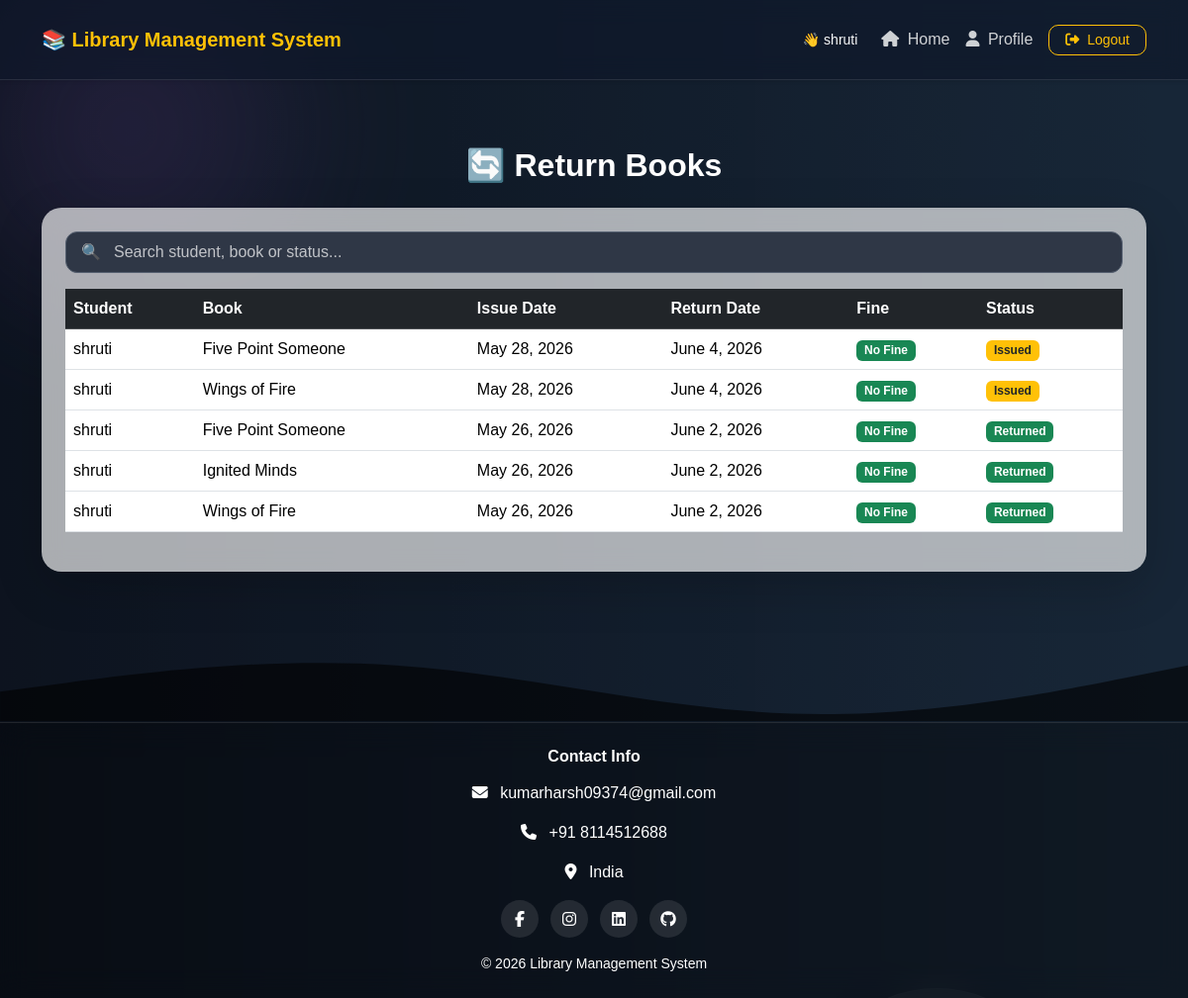
The page /books/return-book/ (signed in) on the database as committed earlier.
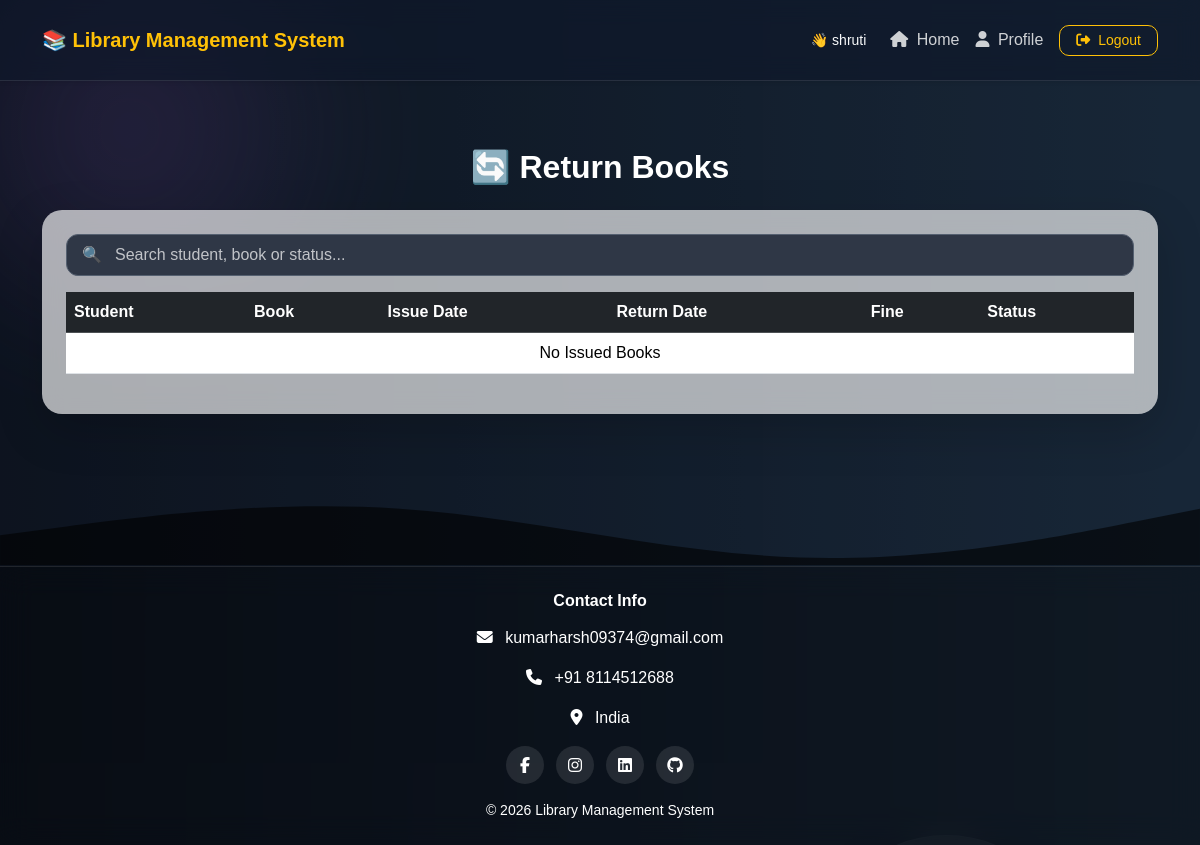
The same page on the database as committed later.
### books/models.py (models this page shows, shortened)
class IssuedBook(models.Model):
    student = models.ForeignKey(
        User,
        on_delete=models.CASCADE
    )
    book = models.ForeignKey(
        Book,
        on_delete=models.CASCADE
    )
    issue_date = models.DateField()
    return_date = models.DateField(
        null=True,
        blank=True
    )
    fine = models.IntegerField(
        default=0
    )
    returned = models.BooleanField(
        default=False
    )

class Book(models.Model):
    title = models.CharField(
        max_length=200
    )
    author = models.CharField(
        max_length=200
    )
    isbn = models.CharField(
        max_length=100,
        default='N/A'
    )
    quantity = models.IntegerField(
        default=1
    )
    added_at = models.DateTimeField(
        default=timezone.now
    )

### books/views.py (the view)
# urls.py: path('return-book/', views.return_book, name='return_book'),
@login_required
def return_book(request):
    if request.user.is_superuser or request.user.is_staff:
        issued_books = IssuedBook.objects.all().order_by('returned', '-issue_date')
    else:
        issued_books = IssuedBook.objects.filter(
            student=request.user
        ).order_by('returned', '-issue_date')
    today = timezone.now().date()
    for issue in issued_books:
        if not issue.returned and issue.return_date and today > issue.return_date:
            days_late = (today - issue.return_date).days
            new_fine = days_late * 5  # Rs. 5 per day
            if issue.fine != new_fine:
                issue.fine = new_fine
                issue.save()
    return render(request, 'books/return_book.html', {
        'issued_books': issued_books,
        'today': today,
    })

### books/templates/books/return_book.html (shortened to what this page needs)
{% extends 'base.html' %}
{% block content %}
{% include 'includes/dashboard_navbar.html' %}
<div class="container py-5">
    <div class="text-center mb-4">
        <h2 class="text-white fw-bold">🔄 Return Books</h2>
    </div>
    <div class="card shadow-lg border-0 p-4" style="border-radius:20px;">
        <div class="position-relative mb-3">
            <span class="position-absolute top-50 start-0 translate-middle-y ms-3 text-muted">
                🔍
            </span>
            <input type="text" id="returnSearch" class="form-control ps-5"
                placeholder="Search student, book or status..." style="
                        background: rgba(255,255,255,0.9);
                        border: 1px solid rgba(0,0,0,0.1);
                        border-radius: 12px;
                        color: #000;
                        height: 42px;
                   ">
        </div>
        <div class="table-responsive">
            <table class="table table-hover align-middle" id="returnTable">
                <thead class="table-dark">
                    <tr>
                        <th>Student</th>
                        <th>Book</th>
                        <th>Issue Date</th>
                        <th>Return Date</th>
                        <th>Fine</th>
                        <th>Status</th>
                    </tr>
                </thead>
                <tbody>
                    {% for issue in issued_books %}
                    <tr>
                        <td>{{ issue.student.username }}</td>
                        <td>{{ issue.book.title }}</td>
                        <td>{{ issue.issue_date }}</td>
                        <td>{{ issue.return_date }}</td>
                        <td>
                            {% if issue.fine > 0 %}
                            <span class="badge bg-danger">₹{{ issue.fine }}</span>
                            {% else %}
                            <span class="badge bg-success">No Fine</span>
                            {% endif %}
                        </td>
                        <td>
                            {% if issue.returned %}
                            <span class="badge bg-success">Returned</span>
                            {% else %}
                            <span class="badge bg-warning text-dark">Issued</span>
                            {% endif %}
                        </td>
                    </tr>
                    {% empty %}
                    <tr>
                        <td colspan="7" class="text-center">
                            No Issued Books
                        </td>
                    </tr>
                    {% endfor %}
                </tbody>
            </table>
        </div>
    </div>
</div>
{% endblock %}

Rows that differ between the two databases and show on the page:
removed IssuedBook: student.username "shruti", book "Five Point Someone", issue_date "May 28, 2026", return_date "June 4, 2026", fine "No Fine", returned "Issued"
removed IssuedBook: student.username "shruti", book "Wings of Fire", issue_date "May 28, 2026", return_date "June 4, 2026", fine "No Fine", returned "Issued"
removed IssuedBook: student.username "shruti", book "Five Point Someone", issue_date "May 26, 2026", return_date "June 2, 2026", fine "No Fine", returned "Returned"
removed IssuedBook: student.username "shruti", book "Ignited Minds", issue_date "May 26, 2026", return_date "June 2, 2026", fine "No Fine", returned "Returned"
removed IssuedBook: student.username "shruti", book "Wings of Fire", issue_date "May 26, 2026", return_date "June 2, 2026", fine "No Fine", returned "Returned"
Other text that changed with them:
text now shown: "No Issued Books"
